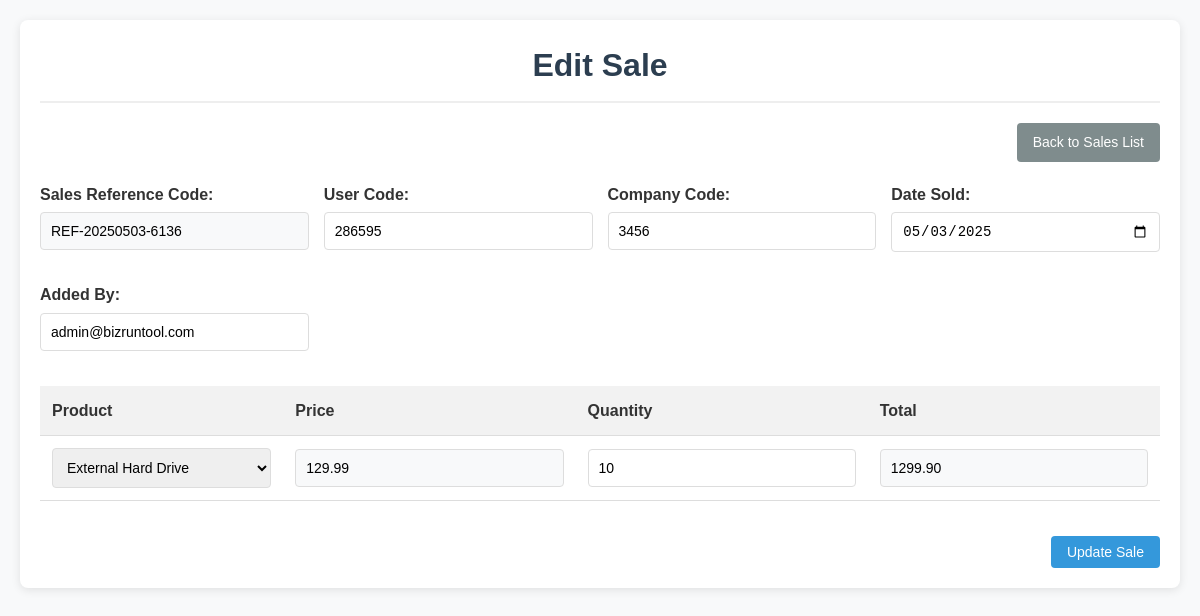
/edit_sale.php?id=1, run on the app's committed database.
### tables this page shows
CREATE TABLE IF NOT EXISTS `pos` (
  `id` int(11) NOT NULL AUTO_INCREMENT,
  `product` varchar(255) NOT NULL,
  `salesRefCode` varchar(50) NOT NULL,
  `userCode` varchar(50) NOT NULL,
  `compCode` varchar(50) NOT NULL,
  `qty` int(11) NOT NULL,
  `price` decimal(10,2) NOT NULL,
  `total` decimal(10,2) NOT NULL,
  `date_sold` date NOT NULL,
  `addedby` varchar(100) NOT NULL,
  `created_at` timestamp NULL DEFAULT CURRENT_TIMESTAMP,
  PRIMARY KEY (`id`)
);

### edit_sale.php (the view, shortened to what this page needs)
<?php
include 'db_connection.php';
$id = intval($_GET['id']);
$sql = "SELECT * FROM pos WHERE id = $id";
$result = $conn->query($sql);
$sale = $result->fetch_assoc();
$sql = "SELECT * FROM products ORDER BY product_name ASC";
$products = $conn->query($sql);
?>
<!DOCTYPE html>
<html lang="en">
<head>
    <link rel="stylesheet" href="styles.css">
</head>
<body>
    <div class="container">
        <h1>Edit Sale</h1>
        <div class="action-buttons">
            <a href="index.php" class="btn back">Back to Sales List</a>
        </div>
        <form id="edit-form">
            <div class="form-header">
                <div class="form-group">
                    <label for="salesRefCode">Sales Reference Code:</label>
                    <input type="text" id="salesRefCode" name="salesRefCode" value="<?php echo $sale['salesRefCode']; ?>" readonly>
                </div>
                <div class="form-group">
                    <label for="userCode">User Code:</label>
                    <input type="text" id="userCode" name="userCode" value="<?php echo $sale['userCode']; ?>" required>
                </div>
                <div class="form-group">
                    <label for="compCode">Company Code:</label>
                    <input type="text" id="compCode" name="compCode" value="<?php echo $sale['compCode']; ?>" required>
                </div>
                <div class="form-group">
                    <label for="date_sold">Date Sold:</label>
                    <input type="date" id="date_sold" name="date_sold" value="<?php echo $sale['date_sold']; ?>" required>
                </div>
                <div class="form-group">
                    <label for="addedby">Added By:</label>
                    <input type="text" id="addedby" name="addedby" value="<?php echo $sale['addedby']; ?>" required>
                </div>
            </div>
            <div class="table-responsive">
                <table id="pos-table">
                    <thead>
                        <tr>
                            <th>Product</th>
                            <th>Price</th>
                            <th>Quantity</th>
                            <th>Total</th>
                        </tr>
                    </thead>
                    <tbody>
                        <tr>
                            <td>
                                <select name="product" class="product-select" required>
                                    <?php
                                    while ($row = $products->fetch_assoc()) {
                                        $selected = ($row['product_name'] == $sale['product']) ? 'selected' : '';
                                        echo '<option value="' . $row['product_name'] . '" data-price="' . $row['price'] . '" ' . $selected . '>' . $row['product_name'] . '</option>';
                                    }
                                    ?>
                                </select>
                            </td>
                            <td>
                                <input type="number" name="price" class="price-input" step="0.01" value="<?php echo $sale['price']; ?>" readonly>
                            </td>
                            <td>
                                <input type="number" name="qty" class="qty-input" value="<?php echo $sale['qty']; ?>" min="1" required>
                            </td>
                            <td>
                                <input type="number" name="total" class="total-input" step="0.01" value="<?php echo $sale['total']; ?>" readonly>
                            </td>
                        </tr>
                    </tbody>
                </table>
            </div>
            <div class="form-actions">
                <button type="submit" class="btn submit">Update Sale</button>
            </div>
        </form>
    </div>
</body>
</html>

### styles.css (style rules this page uses)
* { box-sizing: border-box; margin: 0; padding: 0; }
body { font-family: Arial, sans-serif; line-height: 1.6; background-color: #f8f9fa; color: #333; padding: 20px; }
.container { max-width: 1200px; margin: 0 auto; padding: 20px; background-color: #fff; border-radius: 8px; box-shadow: 0 2px 10px rgba(0, 0, 0, 0.1); }
h1, h2 { margin-bottom: 20px; color: #2c3e50; }
h1 { text-align: center; padding-bottom: 10px; border-bottom: 2px solid #eee; }
form { margin-top: 20px; }
.form-header { display: grid; grid-template-columns: repeat(auto-fit, minmax(250px, 1fr)); gap: 15px; margin-bottom: 20px; }
.form-group { margin-bottom: 15px; }
label { display: block; margin-bottom: 5px; font-weight: bold; }
input, select { width: 100%; padding: 10px; border: 1px solid #ddd; border-radius: 4px; font-size: 14px; }
input:read-only { background-color: #f8f9fa; }
.table-responsive { overflow-x: auto; margin-bottom: 20px; }
table { width: 100%; border-collapse: collapse; margin-bottom: 15px; }
th, td { padding: 12px; text-align: left; border-bottom: 1px solid #ddd; }
th { background-color: #f2f2f2; font-weight: bold; }
.btn { display: inline-block; padding: 8px 16px; background-color: #3498db; color: white; border: none; border-radius: 4px; cursor: pointer; text-decoration: none; font-size: 14px; transition: background-color 0.3s; }
.btn.back { background-color: #7f8c8d; }
.action-buttons { margin-bottom: 20px; text-align: right; }
.form-actions { margin-top: 20px; text-align: right; }

### data on the page
pos: salesRefCode "REF-20250503-6136", userCode "286595", compCode "3456", date_sold "05/03/2025", addedby "admin@bizruntool.com", price "129.99", qty "10", total "1299.90"

### other printed values
form field product "External Hard Drive"
